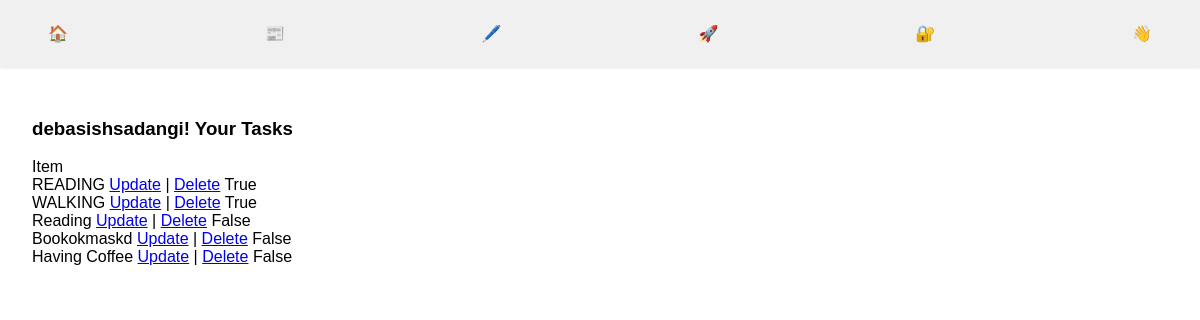
The app's page /task/ (signed in) with its own data.
### todo/models.py (models this page shows, shortened)
class Task(models.Model):
    username = models.ForeignKey(User, on_delete=models.CASCADE )
    title = models.CharField(max_length=255)
    description = models.TextField()
    created = models.DateTimeField(auto_now_add=True)
    compleated = models.BooleanField(default=False)

### todo/views.py (the view)
# urls.py: path('', views.list, name="list"),
@login_required
def list(request):
    tasks = Task.objects.filter(username=request.user)
    return render(request, 'todo/list.html', {'tasks':tasks})

### todo/Templates/todo/list.html (shortened to what this page needs)
{% extends 'layout.html' %}
{% block content %}
    <h3>{{ user.username }}! Your Tasks </h3>
    <tr>
        <td>Item</td><br>
    </tr>
    {% for task in  tasks %}
    <tr>
        <td>{{task.title}}</td>
        <a href="{% url 'todo:update_todo' task.pk %}">Update</a> |
                    <a href="{% url 'todo:delete_todo' task.pk %}">Delete</a>
        {{task.compleated}}<br>
    </tr>
    {% endfor %}
{% endblock content %}

### Templates/layout.html (shortened to what this page needs)
<!DOCTYPE html>
{% load static %}
<html lang="en">
<head>
    <link rel="stylesheet" href="{% static 'css/style.css' %}">
</head>
<body>
    <nav>
        <a href='/'>🏠</a>
        <a href='{% url 'todo:list' %}'>📰</a>
        <a href='{% url 'todo:add-todo' %}'>🖊️</a>
        <a href='{% url 'users:registration' %}'>🚀</a>
        <a href='{% url 'users:login' %}'>🔐</a>
        <a href='{% url 'users:logout' %}'>👋</a>
    </nav>
    <main>
        {% block content %}
        {% endblock content %}
    </main>
</body>
</html>

### static/css/style.css (style rules this page uses)
body { margin: 0; padding: 0; font-family: sans-serif; }
nav { display: flex; justify-content: space-between; align-items: center; padding: 1rem 2rem; background-color: #f0f0f0; box-shadow: 0 1px 3px rgba(0, 0, 0, 0.1); }
nav a { color: #333; text-decoration: none; padding: 0.5rem 1rem; font-size: 16px; }
main { padding: 2rem; min-height: calc(100vh - (nav height + footer height)); }

### records on screen
Task: title "READING", compleated "True"
Task: title "WALKING", compleated "True"
Task: title "Reading", compleated "False"
Task: title "Bookokmaskd", compleated "False"
Task: title "Having Coffee", compleated "False"

### other values on screen
{{ user.username }} "debasishsadangi"
